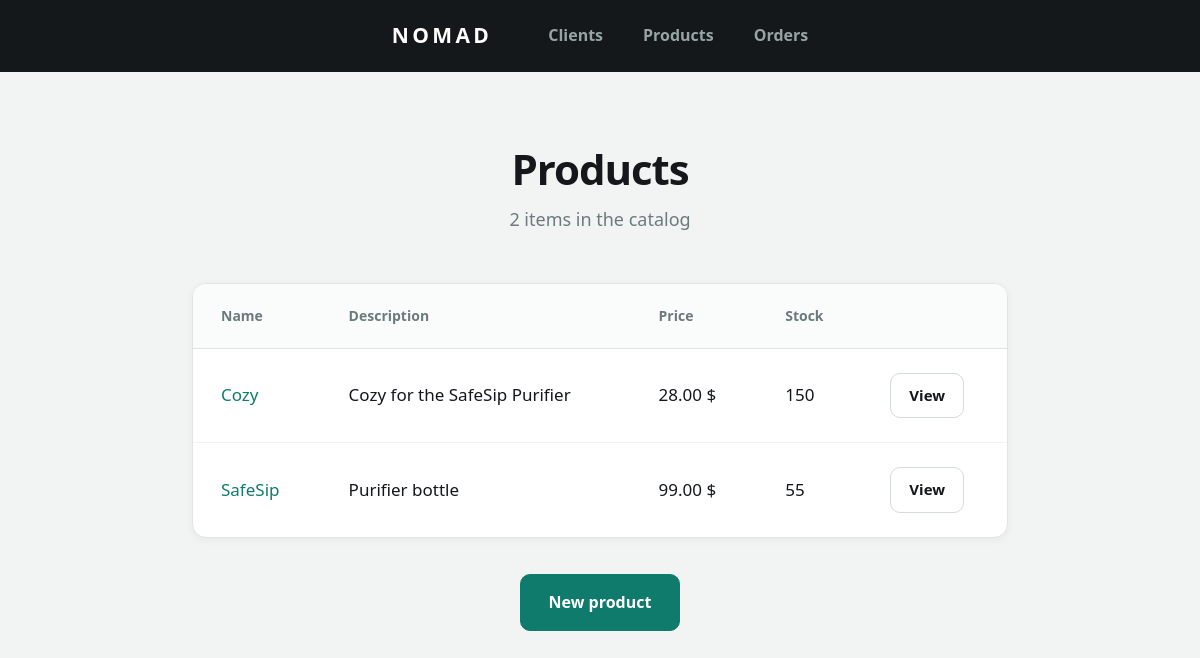
Screenshot of /product-index.php with the database file from the repository.
### tables this page shows
CREATE TABLE `product` (
  `id` int NOT NULL,
  `name` varchar(100) NOT NULL,
  `description` text,
  `price` decimal(10,2) NOT NULL,
  `stock` int NOT NULL DEFAULT '0'
);

### Classe/CRUD.php (called while the page is built, shortened)
<?php
class CRUD extends PDO {
    public function select(string $table, $field = "id", $order = "ASC"):array{
        $sql = "SELECT * FROM $table ORDER BY $field $order";
        $stmt = $this->query($sql);
        return $stmt->fetchAll();
    }
}

### product-index.php (the view, shortened to what this page needs)
<?php
require_once('Classe/CRUD.php');
$crud = new CRUD;
$products = $crud->select('product', 'name');
?>
<!DOCTYPE html>
<html lang="en">
<head>
    <link rel="stylesheet" href="css/style.css">
</head>
<body>
    <?php require_once('nav.php'); ?>
    <main class="page">
        <h1 class="page__title">Products</h1>
        <p class="page__subtitle"><?= count($products); ?> items in the catalog</p>
        <table class="table">
            <thead>
                <tr>
                    <th>Name</th>
                    <th>Description</th>
                    <th>Price</th>
                    <th>Stock</th>
                    <th></th>
                </tr>
            </thead>
            <tbody>
                <?php foreach($products as $product){ ?>
                <tr>
                    <td><a href="product-show.php?id=<?= $product['id']; ?>"><?= $product['name']; ?></a></td>
                    <td><?= $product['description']; ?></td>
                    <td><?= $product['price']; ?> $</td>
                    <td><?= $product['stock']; ?></td>
                    <td><a href="product-show.php?id=<?= $product['id']; ?>" class="btn btn--small">View</a></td>
                </tr>
                <?php } ?>
            </tbody>
        </table>
        <div class="page__actions">
            <a href="product-create.php" class="btn btn--primary">New product</a>
        </div>
    </main>
</body>
</html>

### css/style.css (style rules this page uses)
* { box-sizing: border-box; margin: 0; padding: 0; }
body { background: #f2f4f3; color: #14181a; font-family: "Segoe UI", -apple-system, Arial, sans-serif; font-size: 17px; line-height: 1.7; -webkit-font-smoothing: antialiased; }
a { color: #0f7b6c; text-decoration: none; }
.page { max-width: 880px; margin: 0 auto; padding: 72px 32px 100px; text-align: center; }
.page__title { font-size: 42px; font-weight: 700; letter-spacing: -0.025em; line-height: 1.2; margin-bottom: 10px; }
.page__subtitle { color: #6d7a7d; font-size: 18px; margin-bottom: 48px; }
.page__actions { margin-top: 36px; display: flex; justify-content: center; gap: 12px; align-items: center; }
.table { width: 100%; background: #ffffff; border: 1px solid #e0e5e4; border-radius: 14px; border-collapse: separate; border-spacing: 0; overflow: hidden; text-align: left; box-shadow: 0 2px 8px rgba(20, 24, 26, 0.05); }
.table th { background: #fafbfb; color: #6d7a7d; font-size: 14px; font-weight: 600; padding: 20px 28px; border-bottom: 1px solid #e0e5e4; }
.table td { padding: 24px 28px; border-bottom: 1px solid #f0f3f2; font-size: 17px; }
.table tr:last-child td { border-bottom: none; }
.btn { display: inline-block; padding: 14px 28px; border: 1px solid #d5dbda; border-radius: 10px; background: #ffffff; color: #14181a; font-family: inherit; font-size: 16px; font-weight: 600; cursor: pointer; }
.btn--primary { background: #0f7b6c; border-color: #0f7b6c; color: #ffffff; }
.btn--small { padding: 9px 18px; font-size: 15px; }

### rows the page displays
product: name "Cozy", description "Cozy for the SafeSip Purifier", price "28.00", stock "150"
product: name "SafeSip", description "Purifier bottle", price "99.00", stock "55"

### other values shown
count($products) "2"
